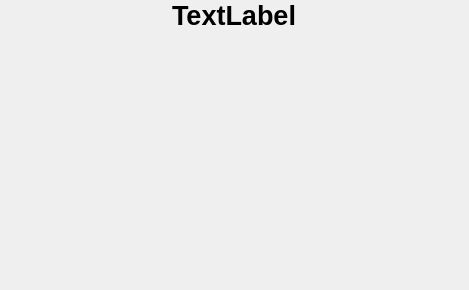
<?xml version="1.0" encoding="UTF-8"?>
<ui version="4.0">
 <class>StartSequence</class>
 <widget class="QWidget" name="StartSequence">
  <property name="geometry">
   <rect>
    <x>0</x>
    <y>0</y>
    <width>469</width>
    <height>290</height>
   </rect>
  </property>
  <property name="windowTitle">
   <string>Form</string>
  </property>
  <widget class="QWidget" name="verticalLayoutWidget">
   <property name="geometry">
    <rect>
     <x>-1</x>
     <y>0</y>
     <width>471</width>
     <height>291</height>
    </rect>
   </property>
   <layout class="QVBoxLayout" name="startBox">
    <property name="sizeConstraint">
     <enum>QLayout::SetMinimumSize</enum>
    </property>
    <item alignment="Qt::AlignHCenter|Qt::AlignTop">
     <widget class="QLabel" name="heading">
      <property name="sizePolicy">
       <sizepolicy hsizetype="Preferred" vsizetype="Minimum">
        <horstretch>0</horstretch>
        <verstretch>0</verstretch>
       </sizepolicy>
      </property>
      <property name="minimumSize">
       <size>
        <width>400</width>
        <height>0</height>
       </size>
      </property>
      <property name="maximumSize">
       <size>
        <width>59</width>
        <height>16777215</height>
       </size>
      </property>
      <property name="font">
       <font>
        <pointsize>20</pointsize>
        <weight>75</weight>
        <bold>true</bold>
       </font>
      </property>
      <property name="text">
       <string>TextLabel</string>
      </property>
      <property name="alignment">
       <set>Qt::AlignCenter</set>
      </property>
     </widget>
    </item>
   </layout>
  </widget>
 </widget>
 <resources/>
 <connections/>
</ui>
